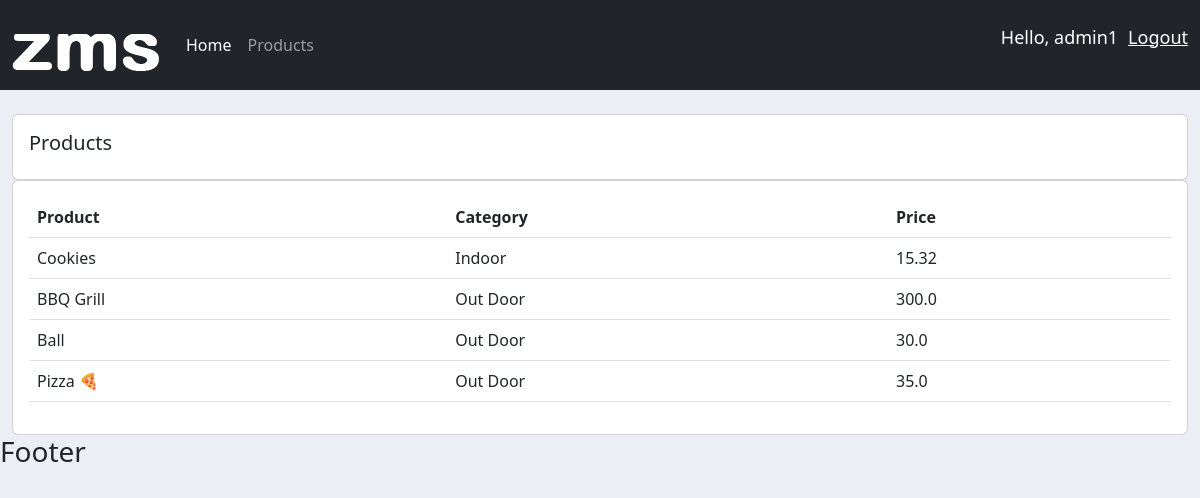
/products/ (signed in), run on the app's committed database.
### accounts/models.py (models this page shows, shortened)
class Product(models.Model):
    CATEGORY = (
        ('Indoor', 'Indoor'),
        ('Out Door', 'Out Door'),
    )
    name = models.CharField(max_length=200, null=True)
    price = models.FloatField()
    category = models.CharField(max_length=200, null=True, choices=CATEGORY)
    description = models.TextField()
    date_created =  models.DateTimeField(auto_now=True)
    tags = models.ManyToManyField(Tag)

### accounts/decorators.py (the view)
        def wrapper_func(request, *args, **kwargs):
            group = None
            if request.user.groups.exists():
                group = request.user.groups.all()[0].name
            if group in allowed_roles:
                return view_func(request, *args, **kwargs)
            else:
                return HttpResponse("You are not authorized to view")

### accounts/views.py (called while the page is built)
@login_required(login_url="login")
@allowed_users(allowed_roles=['admin'])
def products(request):
    products = Product.objects.all()
    return render(request, 'accounts/products.html', {'products': products})

### accounts/templates/accounts/products.html
{% extends 'accounts/base.html' %}
{% block content %}
<br>
<div class="row">
    <div class="col-md">
        <div class="card card-body">
            <h5>Products</h5>
        </div>
        <div class="card card-body">
            <table class="table">
                <tr>
                    <th>Product</th>
                    <th>Category</th>
                    <th>Price</th>
                </tr>
                {% for product in products %}
                <tr>
                    <td>{{ product.name }}</td>
                    <td>{{ product.category }}</td>
                    <td>{{ product.price }}</td>
                </tr>
                {% endfor %}
            </table>
        </div>
    </div>
</div>
{% endblock %}

### accounts/templates/accounts/navbar.html (shortened to what this page needs)
{% load static %}
<nav class="navbar navbar-expand-lg navbar-dark bg-dark -3">
    <div class="container-fluid">
      <img src="{% static 'images/logo.png' %}" alt="logo">
      <div class="collapse navbar-collapse p-3" id="navbarNav">
        <ul class="navbar-nav">
          {% if request.user.is_staff %}
          <li class="nav-item">
            <a class="nav-link active" aria-current="page" href="{% url 'home' %}">Home</a>
          </li>
          <li class="nav-item">
            <a class="nav-link" href="{% url 'products' %}">Products</a>
          </li>
          {% else %}
          <li class="nav-item">
            <a class="nav-link" href="{% url 'account' %}">Settings</a>
          </li>
          {% endif %}
        </ul>
      </div>
          <p class="user_info" > Hello, {{  request.user }} </p>
          <p> <a class="user_info"  href="{% url 'logout' %}">Logout </a> </p>
    </div>
  </nav>

### accounts/static/css/main.css (style rules this page uses)
body { background-color: #ebeff5; }

### accounts/templates/accounts/navbar.html (style rules this page uses)
.user_info { color:white; font-size:18px; margin-left: 10px; text-decoratio: none; }

### data on the page
Product: name "Cookies", category "Indoor", price "15.32"
Product: name "BBQ Grill", category "Out Door", price "300.0"
Product: name "Ball", category "Out Door", price "30.0"
Product: name "Pizza 🍕", category "Out Door", price "35.0"

### other printed values
{{ request.user }} "admin1"
